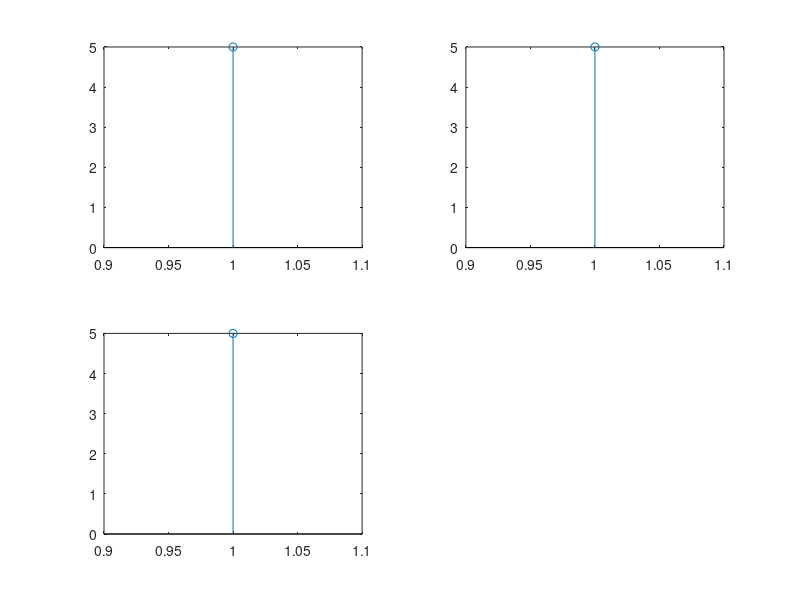

Write MATLAB code to recreate this figure. (Note: this script raises an error after producing the figure.)
clc
clear all
x=input("enter the sequence")
N=length(x)
for K=1:N
    C(K)=0;
   for n=1:N
      
     C(K)=C(K)+x(n)*cos((pi*(K-1)*((2*(n-1))+1))/(2*N))
   
   end 
     if(K==1)
            C(K)=C(K)*sqrt(1/N)
        else 
          C(K)=C(K)*sqrt(2/N)  
        end 
         
   
end
C
C1=dct(x)
subplot(2,2,1)
stem(C)

subplot(2,2,2)
stem(C1)

for n=1:N
    x1(n)=0;
    for K=1:N
        if(K==1)
            a(K)=sqrt(1/N)
        else 
            a(K)=sqrt(2/N)
        end
        x1(n)= x1(n)+C(K)*a(K)*cos((pi*(K-1)*((2*(n-1))+1))/(2*N))
    end
end
x1
z=idct(C)
subplot(2,2,3)
stem(x1)
xlabel
subplot(2,2,4)
stem(z)
